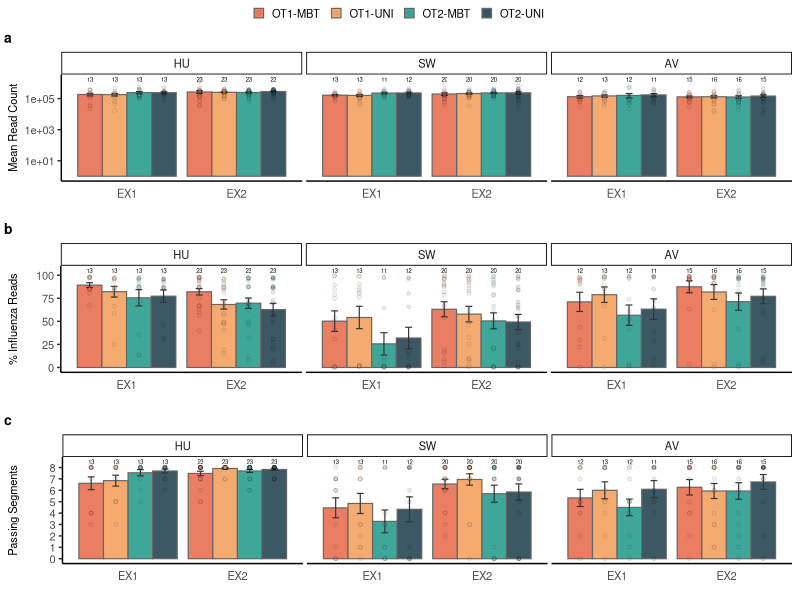

Recreate this plot in R.
library(tidyverse)
library(dplyr)
library(ggplot2)
library(ggpubr)

setwd("PATH/TO/PROJECT/DIRECTORY")


################################################################################

### Read in READ_COUNTS_all.txt ###
read_counts_table <- read.table("data/READ_COUNTS_all.txt", header=TRUE, sep = "\t")

# Function to extract sample, method, OT, and primers from the Record column
extract_sample_method <- function(Record) {
  record <- str_extract(Record, "(?<=_).*")
  sample_method <- str_extract(Record, "^[^_]+")
  parts_sample_method <- unlist(strsplit(sample_method, "-", fixed = TRUE))
  # Assign values or NA for missing parts
  host <- paste(parts_sample_method[1])
  sample <- paste(parts_sample_method[1], parts_sample_method[2], sep = "-")
  extraction <- ifelse(length(parts_sample_method) >= 3, parts_sample_method[3], NA)
  OT <- ifelse(length(parts_sample_method) >= 4, parts_sample_method[4], NA)
  primers <- ifelse(length(parts_sample_method) >= 5, parts_sample_method[5], NA)
  OT_primers <- paste(OT, primers, sep="-")
  segment2 = str_extract(record, "(?<=_)[^_]+$")
  segment = case_when(
    str_detect(segment2, "H\\d+") ~ "HA",
    str_detect(segment2, "N\\d+") ~ "NA",
    TRUE ~ segment2)
  return(data.frame(host = host, sample = sample, extraction = extraction, OT = OT, 
                    primers = primers, OT_primers = OT_primers, segment = segment, 
                    segment2 = segment2, record = record))
}

# Apply the function to create the new columns
read_counts <- read_counts_table %>%
  rowwise() %>%
  do({
    extracted_cols <- extract_sample_method(.$Record)
    data.frame(extracted_cols, .)
  }) %>%
  ungroup() %>%
  select(-Record)
read_counts$Reads <- as.numeric(read_counts$Reads)


# summarize the table to get total read no. per sample, no. of reads passing filters and no. of matched reads
summarized_read_counts <- read_counts %>%
  filter(record %in% c("1-initial", "3-match")) %>%
  mutate(record = case_when(
    record == "1-initial" ~ "Total",
    record == "3-match" ~ "Matched")) %>%
  group_by(host, sample, extraction, OT, primers) %>%
  summarize(
    total_reads = sum(ifelse(record == "Total", as.numeric(Reads), 0)),
    reads_matched = sum(ifelse(record == "Matched", as.numeric(Reads), 0)),
    percent_matched = (reads_matched / total_reads) * 100
  ) %>%
  ungroup()

################################################################################

### Read in passing segments data ###
passing_segments <- read.table("data/passing_segments_all.txt", header=TRUE)

filtered_passing_segments <- passing_segments %>%
  mutate(
    parts = str_split_fixed(Method, "-", 3),
    extraction = na_if(parts[, 1], ""),
    OT = na_if(parts[, 2], ""),
    primers = na_if(parts[, 3], ""),
    OT_primers = paste(OT,primers, sep = "-")) %>%
  select(-parts, -Method) %>%
  rename(sample = Sample)

################################################################################

### Read in ct data ###
sample_ct <- read.table("data/sample_cts.txt", header = TRUE)

################################################################################

# prepare data for plotting

### combine summarized read counts table with passing segments and ct data ###
summarized_data <- summarized_read_counts %>%
  left_join(filtered_passing_segments, by = c("sample", "extraction", "OT", "primers")) %>%
  left_join(sample_ct, by = c("host", "sample", "extraction"))
summarized_data$host <- factor(summarized_data$host, levels = c("HU", "SW", "AV"))


### get all samples tested with all 4 PCR methods (not necessarily both EX)
all_pcr_samples <- summarized_data %>%
  filter(OT_primers %in% c("OT1-MBT", "OT1-UNI", "OT2-MBT", "OT2-UNI")) %>%
  distinct(sample)


### filter table to represent those samples only (and leave out extra PCR method for now)
all_pcr_data <- summarized_data %>%
  filter(sample %in% all_pcr_samples$sample) %>%
  filter(!primers == "MBT2")

### filter away samples with ct > 36 for all extractions and human samples from another test of pcr methods 
all_pcr_filtered <- all_pcr_data %>%
  filter(!sample %in% c("HU-22", "HU-23", "HU-24", "HU-25", "HU-26", "HU-27", "HU-28", "HU-29", "HU-30")) %>%
  group_by(sample) %>%
  filter(any(ct < 36)) %>%
  ungroup()

# order categories
all_pcr_filtered$OT_primers <- 
  factor(all_pcr_filtered$OT_primers, 
         levels = c("OT1-MBT", "OT1-UNI", "OT2-MBT", "OT2-UNI"))


### Make summaries of means and standard error

summary_total <- all_pcr_filtered %>%
  group_by(host, extraction, OT_primers) %>%
  summarize(mean_total_reads = mean(total_reads),
            sd_total_reads = sd(total_reads),
            n = n(),
            se_total_reads = sd(total_reads) / sqrt(n()), .groups = 'drop')

summary_matched <- all_pcr_filtered %>%
  group_by(host, extraction, OT_primers) %>%
  summarize(mean_percent_matched = mean(percent_matched),
            sd_percent_matched = sd(percent_matched),
            n = n(),
            se_percent_matched = sd(percent_matched) / sqrt(n()), .groups = 'drop')

summary_passing_segments <- all_pcr_filtered %>%
  group_by(host, extraction, OT_primers) %>%
  summarize(mean_passing_segments = mean(passing_segments),
            sd_passing_segments = sd(passing_segments),
            n = n(),
            se_passing_segments = sd(passing_segments) / sqrt(n()), .groups = 'drop')

################################################################################

### Plotting ###

theme1 <- theme(legend.position = "top",
                legend.text = element_text(size = 8),
                legend.title = element_blank(),
                legend.key.size = unit(8, "points"),
                axis.text.x = element_text(size = 8, vjust = 0.5),
                axis.ticks.x=element_blank(),
                axis.text.y = element_text(size = 8),
                axis.title.y = element_text(size = 8),
                strip.text = element_text(size = 8),
                axis.line = element_line(size = 0.5),
                axis.ticks = element_line(size = 0.5),
                strip.background = element_rect(size = 0.6),
                panel.spacing.x = unit(0.2, "lines"), 
                panel.spacing.y = unit(0.1, "lines"),
                panel.grid.minor.x = element_blank(),
                panel.grid.major.x = element_blank(),
                legend.box.spacing = unit(0, "lines"),
                plot.margin = unit(c(0,0.4,0,0.4), "lines"))



total_reads_bar_plot <- ggplot(summary_total, aes(x = extraction, y = mean_total_reads, fill = OT_primers)) +
  geom_bar(stat = "identity", position = position_dodge(width = 0.9), alpha = 0.9, color = "grey40", size = 0.4) +
  geom_errorbar(aes(ymin = mean_total_reads - se_total_reads, ymax = mean_total_reads + se_total_reads), 
                position = position_dodge(width = 0.9), width = 0.25, size = 0.4, color = "grey20") +
  geom_point(data = all_pcr_filtered, aes(x = extraction, y = total_reads, fill = OT_primers), 
             position = position_dodge(width = 0.9), shape = 21, size = 1, alpha = 0.1) +
  labs(title = "", 
       y = "Mean Read Count",
       x = "",
       fill = "") +
  theme_classic() +
  theme1 +
  scale_fill_manual(values = c("#e76f51", "#f4a261", "#2a9d8f", "#264653")) +
  facet_wrap(~host, ncol = 3) +
  scale_y_log10() +
  geom_text(aes(label = n, y = max(all_pcr_filtered$total_reads)+500000), 
            position = position_dodge(width = 0.9), size = 1.5)


mapped_reads_bar_plot <- ggplot(summary_matched, aes(x = extraction, y = mean_percent_matched, fill = OT_primers)) +
  geom_bar(stat = "identity", position = position_dodge(width = 0.9), alpha = 0.9, color = "grey40", size = 0.4) +
  geom_errorbar(aes(ymin = mean_percent_matched - se_percent_matched, ymax = mean_percent_matched + se_percent_matched), 
                position = position_dodge(width = 0.9), width = 0.25, size = 0.4, color = "grey20") +
  geom_point(data = all_pcr_filtered, aes(x = extraction, y = percent_matched, fill = OT_primers), 
             position = position_dodge(width = 0.9), shape = 21, size = 1, alpha = 0.1) +
  labs(title = "", 
       y = "% Influenza Reads",
       x = "",
       fill = "") +
  theme_classic() +
  theme1 +
  theme(axis.title.y = element_text(margin = unit(c(0,0.8,0,0), "lines"))) +
  scale_fill_manual(values = c("#e76f51", "#f4a261", "#2a9d8f","#264653")) +
  facet_wrap(~host, ncol = 3) +
  geom_text(aes(label = n, y = 105), 
            position = position_dodge(width = 0.9), size = 1.5)

passing_segments_bar_plot <- ggplot(summary_passing_segments, aes(x = extraction, y = mean_passing_segments, fill = OT_primers)) +
  geom_bar(stat = "identity", position = position_dodge(width = 0.9), alpha = 0.9, color = "grey40", size = 0.4) +
  geom_errorbar(aes(ymin = mean_passing_segments - se_passing_segments, ymax = mean_passing_segments + se_passing_segments), 
                position = position_dodge(width = 0.9), width = 0.25, size = 0.4, color = "grey20") +
  geom_point(data = all_pcr_filtered, aes(x = extraction, y = passing_segments, fill = OT_primers), 
             position = position_dodge(width = 0.9), shape = 21, size = 1, alpha = 0.1) +
  labs(title = "", 
       y = "Passing Segments",
       x = "",
       fill = "") +
  theme_classic() +
  theme1 +
  theme(axis.title.y = element_text(margin = unit(c(0,1.5,0,0), "lines"))) +
  scale_fill_manual(values = c("#e76f51", "#f4a261", "#2a9d8f", "#264653")) +
  scale_y_continuous(limits = c(0,8.5), breaks = c(0,1,2,3,4,5,6,7,8)) +
  facet_wrap(~host, ncol = 3) +
  geom_text(aes(label = n, y = 8.5), 
            position = position_dodge(width = 0.9), size = 1.5)


figure2 <- ggarrange(total_reads_bar_plot, mapped_reads_bar_plot, passing_segments_bar_plot, 
                     ncol = 1,
                     common.legend = TRUE, 
                     legend = "top", 
                     labels = c("a", "b", "c"), 
                     font.label = list(size = 10)) +
  theme(plot.margin = unit(c(0,0,0,0), "null"))

ggsave("figures/Figure2.png", plot = figure2, dpi = 600, width = 12 , height = 15, units = "cm", bg = "white")

